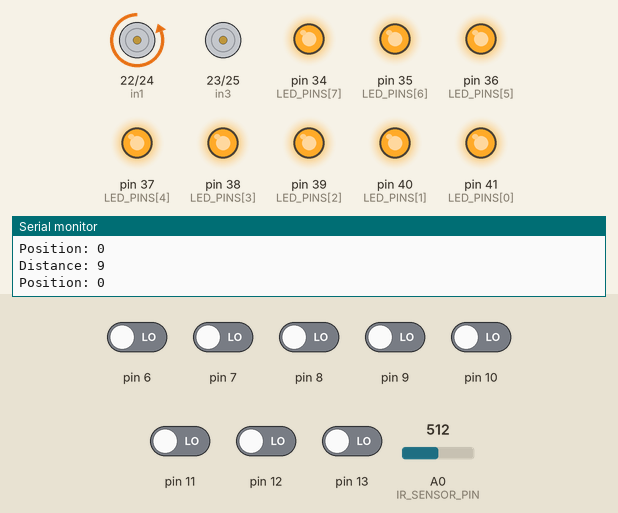
A sketch run on a simulated Arduino Mega 2560, built with avr-gcc and run on an emulated ATmega2560. Parts: motor-driver pin pairs drawn as motors (green arrow = first pin HIGH = forward, orange = second pin HIGH = backward, longer = more drive, scaled by the enable pin), output pins drawn as LEDs (lit = HIGH), the last lines printed to the serial monitor. The inputs (shaded band) are chosen by the test bench; at power-on: pin 6–13 LOW, A0 (IR_SENSOR_PIN) = 512.

Above: at 12.7 s.
12.8 s: pin 8 driven HIGH
At 12.98 s:
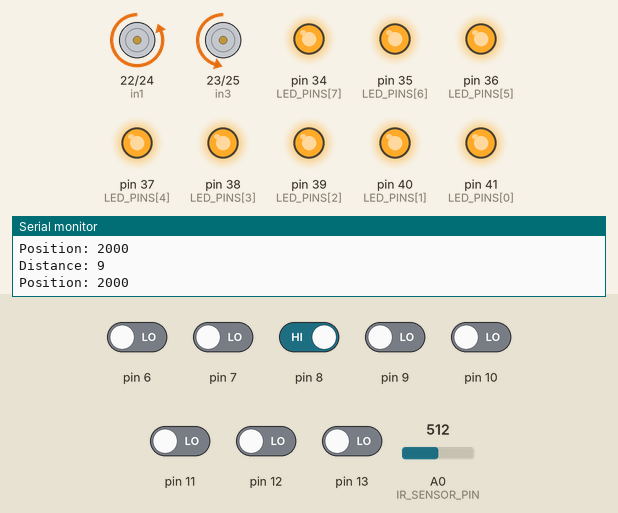
15.8 s: A0 (IR_SENSOR_PIN) set to 530
At 17.0 s:
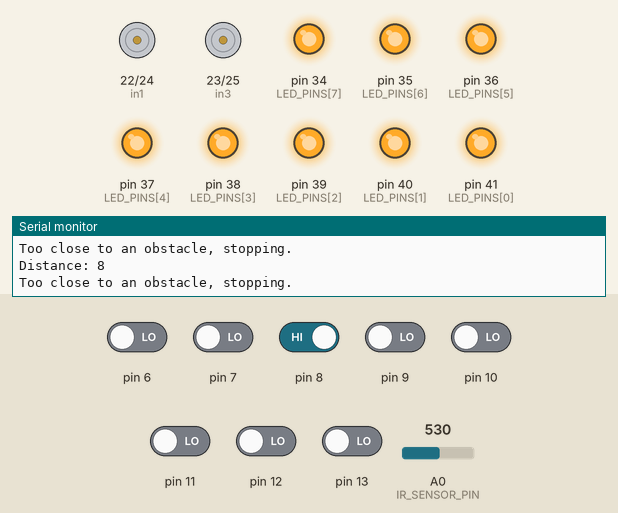
17.3 s: A0 (IR_SENSOR_PIN) set to 390
At 18.13 s:
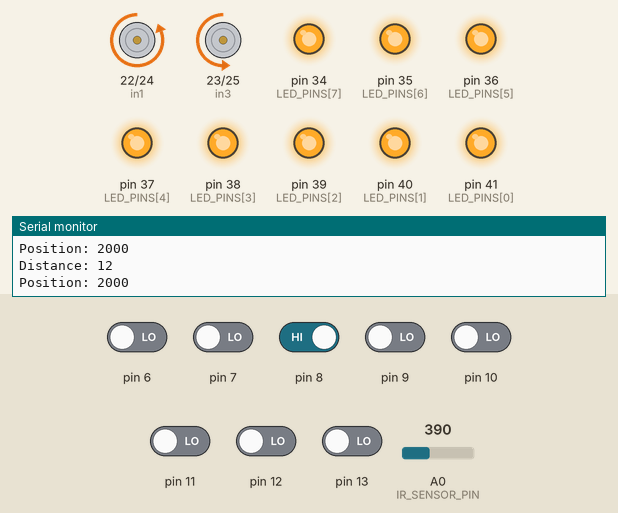
20.3 s: pin 6 driven HIGH
22.0 s: pin 9 driven HIGH
At 22.2 s:
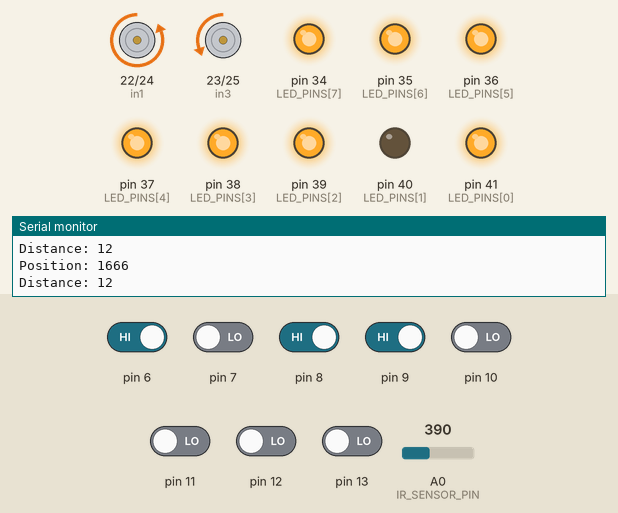
25.0 s: pin 10 driven HIGH
At 25.4 s:
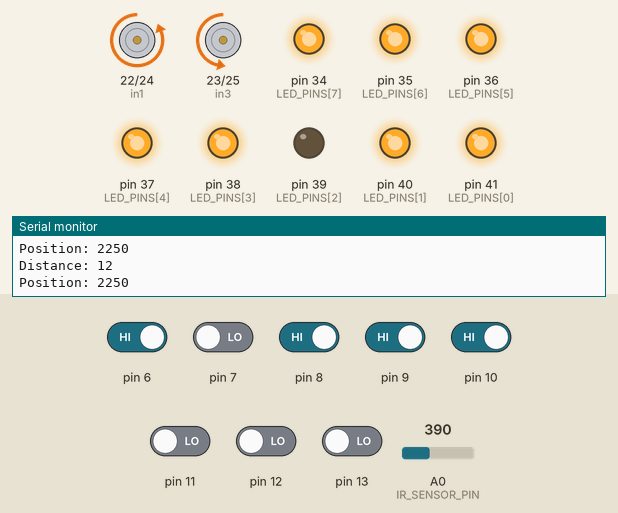
Timing chart, 0 to 29.0 s (numbered marks = the images above; inputs shaded):
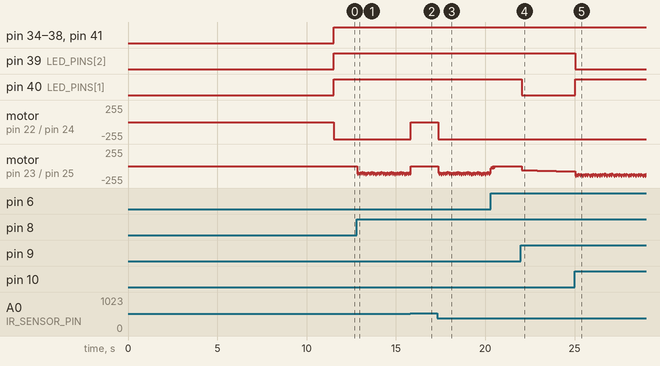

The sketch:

line-following-distance.ino
```cpp
#include <QTRSensors.h>

/*************************************************************************
*  MOTOR and HBRIDGE PINS
*************************************************************************/
// Left Motor
#define enA 3
#define in1 22
#define in2 24

// Right Motor
#define enB 2
#define in3 23
#define in4 25

// Motor pins
#define LEFTENCODEA 26
#define LEFTENCODEB 27
#define RIGHTENCODEA 28
#define RIGHTENCODEB 29

/*************************************************************************
*  DISTANCE SENSOR PINS
*************************************************************************/
#define IR_SENSOR_PIN A0 // IR Proximity Sensor

int distance;

/*************************************************************************
*  PID control system variables
*************************************************************************/
float  Kp = 0.095; // Proportional control term
float Ki = 0.0008; // Integral control term
float  Kd = 0.6;   // Derivative control term

int P = 0;
int I = 0;
int D = 0;

int  int_error = 0;
int  der_error = 0;
int  lastError = 0;
int  prev_lastError = 0;

int motor_cmd = 0;

int looptime = 250;

/*************************************************************************
*  Motor speed variables
*************************************************************************/
const  uint8_t maxspeeda = 255;
const uint8_t maxspeedb = 255;
const uint8_t basespeeda  = 255;
const uint8_t basespeedb = 255;

/*************************************************************************
*  QTR Sensor vars
*************************************************************************/
QTRSensors qtr;
const uint8_t SensorCount = 8;
uint16_t sensorValues[SensorCount];
const int LED_PINS[] = {41, 40, 39, 38, 37, 36, 35, 34};

/*************************************************************************
*  SETUP
*************************************************************************/
void setup(){
  // Configure H bridge pins
  pinMode(enA, OUTPUT);
  pinMode(in1, OUTPUT);
  pinMode(in2, OUTPUT);
  pinMode(enB, OUTPUT);
  pinMode(in3, OUTPUT);
  pinMode(in4, OUTPUT);

  // Configure the sensors
  qtr.setTypeRC();
  qtr.setSensorPins((const uint8_t[]){6, 7, 8, 9, 10, 11, 12, 13}, SensorCount);
  qtr.setEmitterPin(5);

  delay(500);

  // Configure the LEDs
  for(int i=0; i < SensorCount; i++){
    pinMode(LED_PINS[i], OUTPUT);
    digitalWrite(LED_PINS[i], LOW);
  }

  // Calibrate QTR sensors
  for (uint16_t i = 0; i < 400; i++) {
    qtr.calibrate();
  }

  // Begin Serial
  Serial.begin(9600);
  // Print the calibration values
  for (uint8_t i = 0; i < SensorCount; i++) {
    Serial.print(qtr.calibrationOn.minimum[i]);
    Serial.print(' ');
  }
  Serial.println();
  for (uint8_t i = 0; i < SensorCount; i++) {
    Serial.print(qtr.calibrationOn.maximum[i]);
    Serial.print(' ');
  }
  Serial.println();
  delay(1000);
}

/*************************************************************************
*  FUNCTIONS
*************************************************************************/
void measureDistance() {
  int sensorValue = analogRead(IR_SENSOR_PIN); // Read the analog value from the sensor
  float voltage = sensorValue * (5.0 / 1023.0); // Convert to voltage
  distance = (27.728 * pow(voltage, -1.2045)); // Convert voltage to distance

  Serial.print("Distance: ");
  Serial.println(distance);
}

void PID_control(uint16_t position) {
  int error = 3500 - position;

  int temp_error = 0;
  if(error > 7000){
    temp_error = 7000;
  } else if(error < 0){
    temp_error = 0;
  } else{
    temp_error = error;
  }

  if(maxspeeda > motor_cmd && 0 < motor_cmd){
     int_error = int_error + temp_error * looptime;
  }

  der_error = ((error - prev_lastError) / 2) / looptime;

  P = Kp*error;
  I = Ki*int_error;
  D = Kd*der_error;

  prev_lastError = lastError;
  lastError = error;
  motor_cmd = P + I + D;

  int motorspeeda = basespeeda + motor_cmd;
  int motorspeedb = basespeedb - motor_cmd;

  if (motorspeeda > maxspeeda) {
    motorspeeda = maxspeeda;
  }
  if (motorspeedb > maxspeedb) {
    motorspeedb = maxspeedb;
  }
  if (motorspeeda < 0) {
    motorspeeda = 0;
  }
  if (motorspeedb < 0) {
    motorspeedb = 0;
  }

  forward_brake(motorspeeda, motorspeedb);
}

void forward_brake(int a, int b){
  digitalWrite(in1, LOW);
  digitalWrite(in2, HIGH);
  digitalWrite(in3, LOW);
  digitalWrite(in4, HIGH);

  analogWrite(enA, a);
  analogWrite(enB, b);
}

/*************************************************************************
*  MAIN LOOP
*************************************************************************/
void loop() {
  measureDistance(); // Measure distance to the nearest obstacle

  if (distance > 8) { // Proceed if the distance is greater than 8 cm
    uint16_t position = qtr.readLineBlack(sensorValues);
    Serial.print("Position: ");
    Serial.println(position);

    // Original LED logic
    int ledPos[2];
    int p = 0;
    // Update the LED indicators based on the line position
    for(int i = 0; i < SensorCount; i++){
      if(position > (i * 1000) && position < ((i+1) * 1000)){
        digitalWrite(LED_PINS[i], LOW);
        ledPos[p] = i;
        p++;
      } else {
        digitalWrite(LED_PINS[i], HIGH);
      }
    }

    PID_control(position); // Execute PID control based on line position

  } else {
    forward_brake(0, 0); // Stop the motors if too close to an obstacle
    Serial.println("Too close to an obstacle, stopping.");
  }
}
```

Measured:
- the behaviour switches between 520 and 521 on A0 (IR_SENSOR_PIN) (found by bisection; images 1 and 2)
- after the input at 12.8 s, motor on pin 23 (in3) / pin 25 (in4): ramps from backward 87/255 to backward 137/255 and jumps back, once every 0.12 s
- after the input at 15.8 s, motor on pin 22 (in1) / pin 24 (in2): backward 255/255 → stopped at once
- after the input at 17.3 s, motor on pin 22 (in1) / pin 24 (in2): stopped → backward 255/255 after 0.06 s; motor on pin 23 (in3) / pin 25 (in4): ramps from backward 88/255 to backward 137/255 and jumps back, once every 0.12 s
- after the input at 22.0 s, pin 40 (LED_PINS[1]): HIGH → LOW at once; motor on pin 23 (in3) / pin 25 (in4): moves from stopped to backward 81/255 over 2.9 s, starting at once
- after the input at 25.0 s, pin 39 (LED_PINS[2]): HIGH → LOW at once; pin 40 (LED_PINS[1]): LOW → HIGH at once
